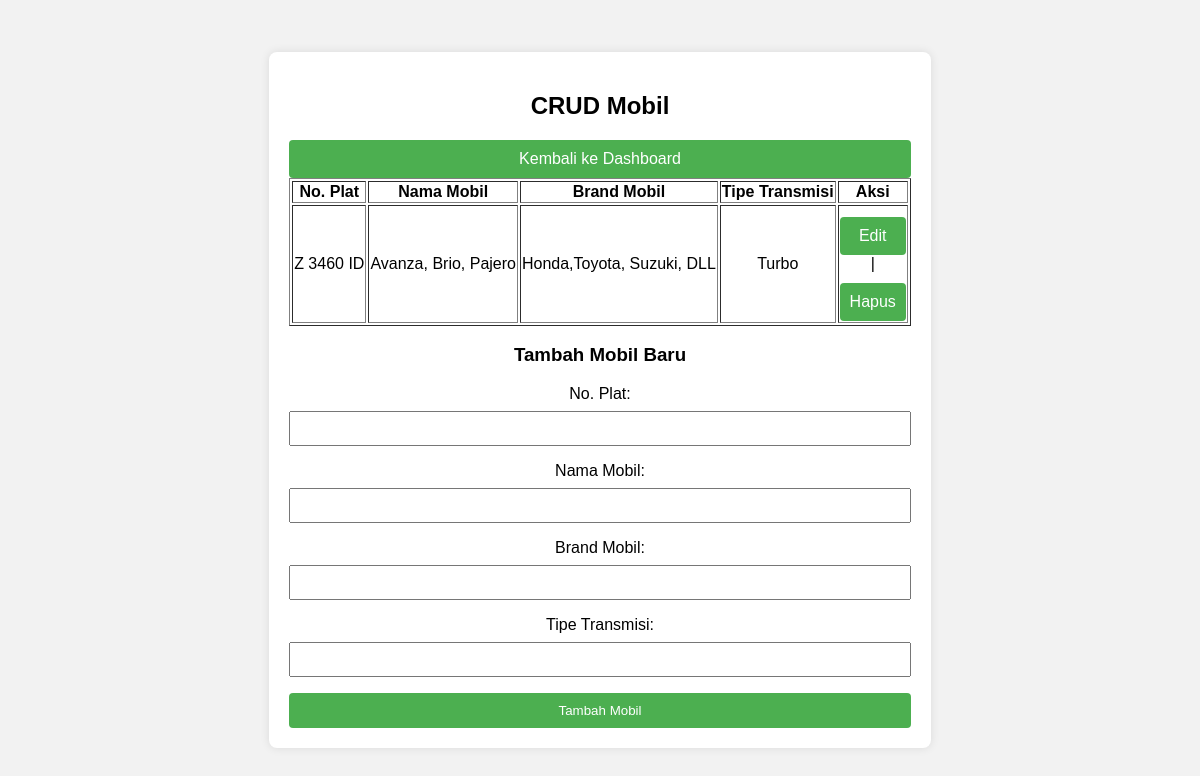
Page /crud_mobil.php (signed in) on the committed database.
### tables this page shows
CREATE TABLE `tbl_mobil_radenmuhammadrickyputranarayana` (
  `no_plat_RadenMuhammadRickyPutraNarayana` varchar(10) NOT NULL,
  `nama_mobil_RadenMuhammadRickyPutraNarayana` varchar(25) NOT NULL,
  `brand_mobil_RadenMuhammadRickyPutraNarayana` varchar(25) NOT NULL,
  `tipe_transmisi_RadenMuhammadRickyPutraNarayana` varchar(10) NOT NULL
);

### crud_mobil.php (the view, shortened to what this page needs)
<?php
function getDataMobil() {
    global $koneksi;
    $query = "SELECT * FROM tbl_mobil_radenmuhammadrickyputranarayana";
    $result = mysqli_query($koneksi, $query);
    return $result;
}
?>
<!DOCTYPE html>
<html lang="en">
<head>
    <link rel="stylesheet" href="style.css">
</head>
<body>
    <div class="dashboard-container">
        <h2>CRUD Mobil</h2>
        <a href="dashboard.php">Kembali ke Dashboard</a>
        <table border="1">
            <tr>
                <th>No. Plat</th>
                <th>Nama Mobil</th>
                <th>Brand Mobil</th>
                <th>Tipe Transmisi</th>
                <th>Aksi</th>
            </tr>
            <?php
            $dataMobil = getDataMobil();
            while ($mobil = mysqli_fetch_assoc($dataMobil)) {
                echo "<tr>";
                echo "<td>" . $mobil['no_plat_RadenMuhammadRickyPutraNarayana'] . "</td>";
                echo "<td>" . $mobil['nama_mobil_RadenMuhammadRickyPutraNarayana'] . "</td>";
                echo "<td>" . $mobil['brand_mobil_RadenMuhammadRickyPutraNarayana'] . "</td>";
                echo "<td>" . $mobil['tipe_transmisi_RadenMuhammadRickyPutraNarayana'] . "</td>";
                echo "<td>";
                echo "<a href='edit_mobil.php?no_plat=" . $mobil['no_plat_RadenMuhammadRickyPutraNarayana'] . "'>Edit</a> | ";
                echo "<a href='hapus_mobil.php?no_plat=" . $mobil['no_plat_RadenMuhammadRickyPutraNarayana'] . "'>Hapus</a>";
                echo "</td>";
                echo "</tr>";
            }
            ?>
        </table>
        <h3>Tambah Mobil Baru</h3>
        <form action="proses_tambah_mobil.php" method="post">
            <label for="no_plat">No. Plat:</label>
            <input type="text" id="no_plat" name="no_plat" required>
            <label for="nama_mobil">Nama Mobil:</label>
            <input type="text" id="nama_mobil" name="nama_mobil" required>
            <label for="brand_mobil">Brand Mobil:</label>
            <input type="text" id="brand_mobil" name="brand_mobil" required>
            <label for="tipe_transmisi">Tipe Transmisi:</label>
            <input type="text" id="tipe_transmisi" name="tipe_transmisi" required>
            <button type="submit">Tambah Mobil</button>
        </form>
    </div>
</body>
</html>

### style.css (style rules this page uses)
body { font-family: Arial, sans-serif; margin: 0; padding: 0; display: flex; justify-content: center; align-items: center; height: 100vh; background-color: #f2f2f2; }
.login-container, .dashboard-container { background-color: #fff; padding: 20px; border-radius: 8px; box-shadow: 0 0 10px rgba(0, 0, 0, 0.1); text-align: center; }
label { display: block; margin-bottom: 8px; }
input { width: 100%; padding: 8px; margin-bottom: 16px; box-sizing: border-box; }
button { background-color: #4caf50; color: #fff; padding: 10px; border: none; border-radius: 4px; cursor: pointer; width: 100%; }
a { display: block; margin-top: 10px; text-decoration: none; background-color: #4caf50; color: #fff; padding: 10px; border-radius: 4px; cursor: pointer; }

### rows in the picture
tbl_mobil_radenmuhammadrickyputranarayana: no_plat_RadenMuhammadRickyPutraNarayana "Z 3460 ID", nama_mobil_RadenMuhammadRickyPutraNarayana "Avanza, Brio, Pajero", brand_mobil_RadenMuhammadRickyPutraNarayana "Honda,Toyota, Suzuki, DLL", tipe_transmisi_RadenMuhammadRickyPutraNarayana "Turbo"
